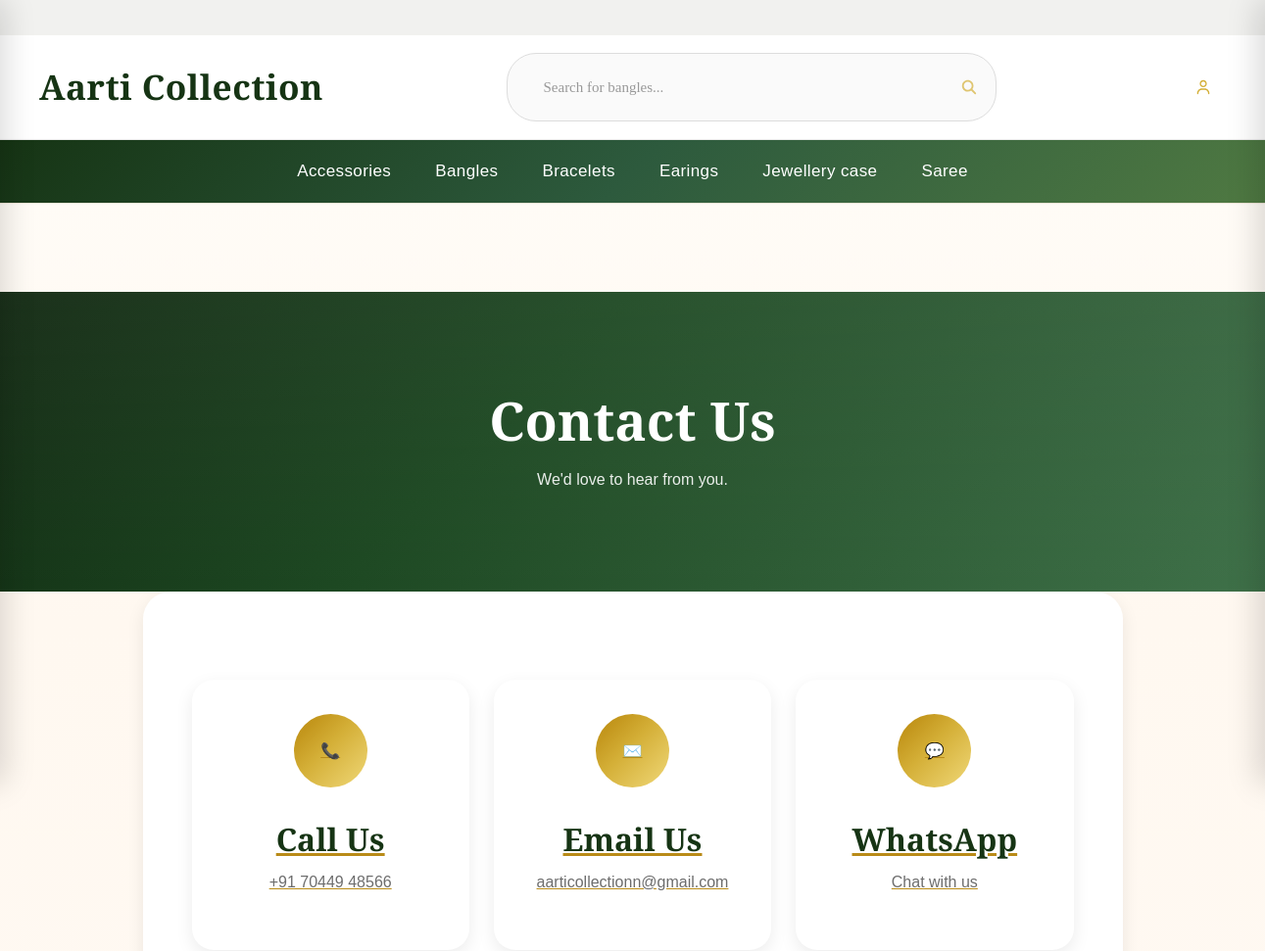
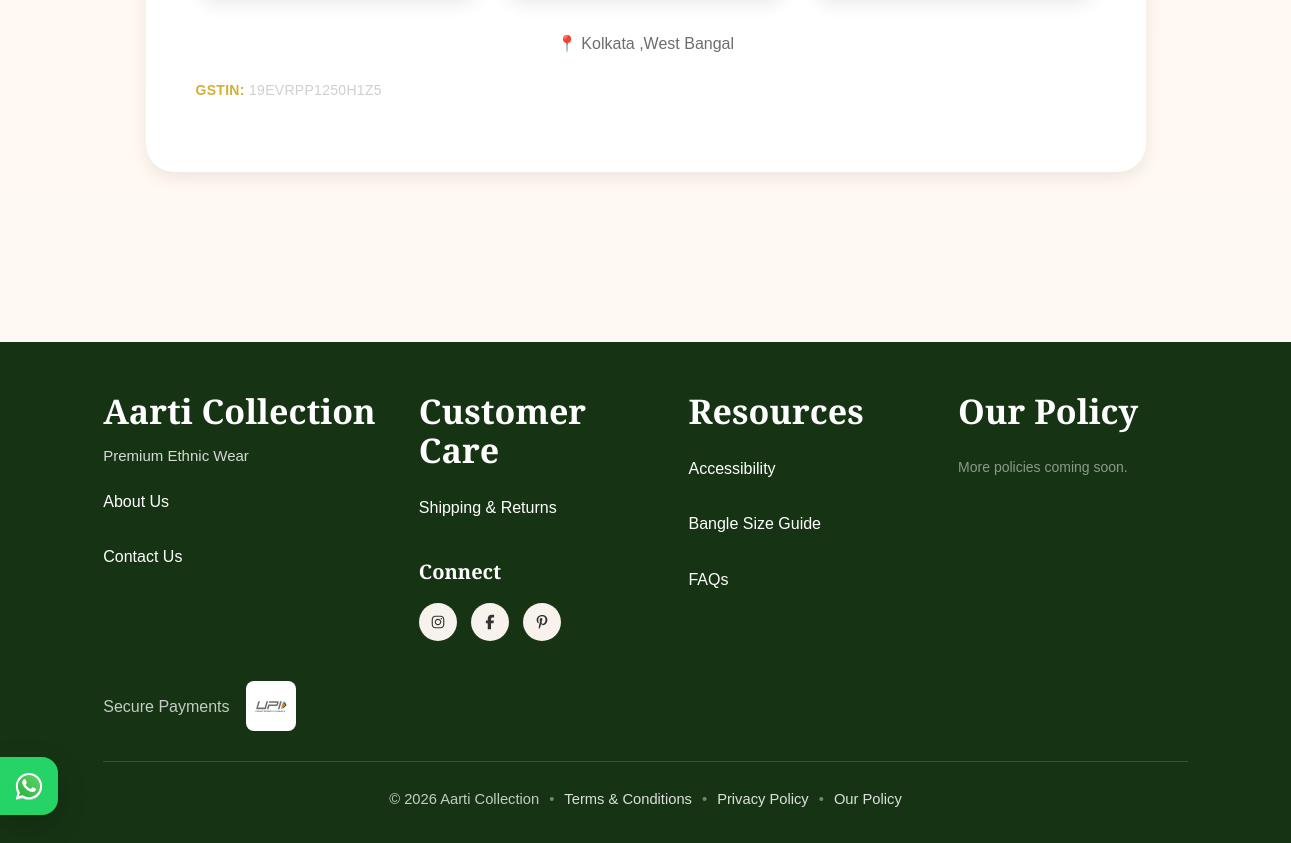
Page /contact/ on the committed database (2 pictures, top to bottom).
### store/models.py (models this page shows, shortened)
class SiteSettings(models.Model):
    brand_name = models.CharField(max_length=100)
    phone = models.CharField(max_length=20)
    email = models.EmailField()
    instagram = models.URLField(blank=True)
    facebook = models.URLField(blank=True)
    pinterest = models.URLField(blank=True)
    logo = models.ImageField(upload_to="logo/", blank=True, null=True)
    whatsapp = models.CharField(
        max_length=20,
        blank=True
    )
    address = models.TextField(
        blank=True
    )
    upi_id = models.CharField(
        max_length=100,
        blank=True
    )
    gst_number = models.CharField(
        max_length=20,
        blank=True,
        verbose_name="GST Number"
    )
    qr_code = models.ImageField(
        upload_to="payment/",
        blank=True,
        null=True
    )
    gift_section_video = models.FileField(
        upload_to="homepage/",
        blank=True,
        null=True,
        validators=[
            FileExtensionValidator(
                allowed_extensions=["mp4"]
            )
        ],
        help_text="Homepage Gift Section promotional video."
    )
    gift_section_image = models.ImageField(
        upload_to="gift_section/",
        blank=True,
        null=True
    )
    gift_wrapper_image = models.ImageField(
        upload_to="gift_section/",
        blank=True,
        null=True,
        help_text="Decorative gift-wrap/ribbon accent image shown over the main gift banner."
    )
    gift_background_image = models.ImageField(
        upload_to="gift_section/",
        blank=True,
        null=True,
        help_text="Background texture/pattern behind the whole gift section."
    )
    footer_text = models.CharField(
        max_length=255,
        blank=True
    )
    class Meta:
        verbose_name = "Site Settings"
        verbose_name_plural = "Site Settings"

class Category(models.Model):
    name = models.CharField(max_length=100)
    slug = models.SlugField(unique=True)
    description = models.TextField(blank=True)
    image = models.ImageField(upload_to="categories/")
    show_on_home = models.BooleanField(
        default=True,
        help_text="Show this category in the homepage 'Shop by Category' section."
    )
    home_sort_order = models.PositiveIntegerField(
        default=0,
        help_text="Lower numbers appear first in the homepage section."
    )
    class Meta:
        ordering = ["home_sort_order", "name"]

### store/views.py (the view)
def contact(request):
    page = PolicyPage.objects.filter(slug="contact-information").first()
    return render(
        request,
        "store/contact.html",
        {"page": page},
    )

### store/context_processors.py (called while the page is built, shortened)
def site_settings(request):
    settings = SiteSettings.objects.first()
    return {
        "site_settings": settings,
        "categories": Category.objects.all(),
        "footer_policies": PolicyPage.objects.filter(
            show_in_policy_footer=True
        ).order_by("footer_order", "title"),
    }

def global_data(request):
    wishlist_items = Wishlist.objects.none()
    wishlist_product_ids = []
    cart_items = Cart.objects.none()
    cart_count = 0
    total = 0
    return {
        "wishlist_items": wishlist_items,
        "wishlist_product_ids": wishlist_product_ids,
        "wishlist_count": len(wishlist_product_ids),
        "cart_items": cart_items,
        "cart_count": cart_count,
        "total": total,
    }

### store/templates/store/contact.html (shortened to what this page needs)
{% extends "store/base.html" %}
{% load static %}
{% block content %}
<section class="policy-page">
    <div class="policy-header">
        <div class="container">
            <h1>{{ page.title|default:"Contact Us" }}</h1>
            <p>{{ page.subtitle|default:"We'd love to hear from you." }}</p>
        </div>
    </div>
    <div class="policy-wrapper">
        <div class="policy-card">
            <div class="contact-card">
                {% if site_settings.phone %}
                <a href="tel:{{ site_settings.phone }}" class="contact-item">
                    <div class="contact-icon">📞</div>
                    <h3>Call Us</h3>
                    <p>{{ site_settings.phone }}</p>
                </a>
                {% endif %}
                {% if site_settings.email %}
                <a href="mailto:{{ site_settings.email }}" class="contact-item">
                    <div class="contact-icon">✉️</div>
                    <h3>Email Us</h3>
                    <p>{{ site_settings.email }}</p>
                </a>
                {% endif %}
                {% if site_settings.whatsapp %}
                <a href="https://wa.me/{{ site_settings.whatsapp }}" target="_blank" class="contact-item">
                    <div class="contact-icon">💬</div>
                    <h3>WhatsApp</h3>
                    <p>Chat with us</p>
                </a>
                {% endif %}
            </div>
            {% if site_settings.address %}
            <p class="contact-address">📍 {{ site_settings.address }}</p>
            {% endif %}
            {% if site_settings.gst_number %}
            <p class="footer-gst">
                <strong>GSTIN:</strong> {{ site_settings.gst_number }}
            </p>
            {% endif %}
        </div>
    </div>
</section>
{% endblock %}

### store/templates/store/base.html (shortened to what this page needs)
{% load static %}
{% load cart_filters %}
<!DOCTYPE html>
<html lang="en">
<head>
    <link rel="stylesheet" href="{% static 'store/css/bundle.min.css' %}">
</head>
<body>
<div class="page-wrapper">
    {% include "store/includes/header.html" %}
    <main>
        {% block content %}
        {% endblock %}
    </main>
    {% include "store/includes/footer.html" %}
</div>
</body>
</html>

### store/templates/store/includes/header.html (shortened to what this page needs)
{% load static %}
<header class="site-header">
    <div class="top-header">
        <div class="top-header-marquee">
        </div>
    </div>
    <div class="sticky-header{% if request.resolver_match.url_name == 'home' %} transparent-nav{% endif %}">
        <div class="middle-header">
            <div class="logo">
                <a href="{% url 'home' %}" aria-label="Home">
                    {% if site_settings.logo %}
                    <img
                        src="{{ site_settings.logo.url }}"
                        alt="{{ site_settings.brand_name }}">
                    {% else %}
                    <h1>{{ site_settings.brand_name }}</h1>
                    {% endif %}
                </a>
            </div>
            <form
                class="search-box"
                id="desktopSearchForm"
                action="{% url 'search_products' %}"
                method="GET">
                <input
                    class="search-input search-input-animated"
                    type="search"
                    name="q"
                    value="{{ request.GET.q }}"
                    placeholder="Search for products..."
                    autocomplete="off">
                <button
                    type="submit"
                    aria-label="Search">
                    <img
                        src="{% static 'store/icons/search.svg' %}"
                        alt="Search">
                </button>
            </form>
            <div class="header-icons">
                {% if user.is_authenticated %}
                <a
                    href="{% url 'profile' %}"
                    aria-label="Profile">
                    <img
                        src="{% static 'store/icons/user.svg' %}"
                        alt="Profile">
                </a>
                <a
                    href="{% url 'wishlist' %}"
                    id="wishlistBtn"
                    aria-label="Wishlist">
                    <img
                        src="{% static 'store/icons/wishlist.svg' %}"
                        alt="Wishlist">
                    {% if wishlist_count %}
                    <span class="wishlist-count">
                        {{ wishlist_count }}
                    </span>
                    {% endif %}
                </a>
                <a
                    href="#"
                    id="cartToggle"
                    aria-label="Shopping Cart">
                    <img
                        src="{% static 'store/icons/cart.svg' %}"
                        alt="Cart">
                    {% if cart_count %}
                    <span class="cart-count">
                        {{ cart_count }}
                    </span>
                    {% endif %}
                </a>
                {% else %}
                <a
                    href="{% url 'login' %}"
                    aria-label="Login">
                    <img
                        src="{% static 'store/icons/user.svg' %}"
                        alt="Login">
                </a>
                {% endif %}
            </div>
        </div>
        {% include "store/includes/navbar.html" %}
    </div>
</header>

### store/templates/store/includes/navbar.html (shortened to what this page needs)
{% load static %}
<nav class="main-navbar">
    <ul class="desktop-menu">
        {% for category in categories %}
        <li class="nav-item">
            <a
                href="{% url 'category_products' category.slug %}"
                class="nav-link">
                {{ category.name }}
            </a>
        </li>
        {% endfor %}
    </ul>
</nav>

### store/templates/store/includes/mobilemenu.html (shortened to what this page needs)
{% load static %}

### store/templates/store/includes/cart_drawer_body.html (shortened to what this page needs)
{% load static %}

### store/templates/store/includes/footer.html
{% load static %}
<footer class="footer">
    <div class="footer-container">
        <div class="footer-column footer-column-brand">
            <h3 class="footer-heading">
                {{ site_settings.brand_name|default:"Aarti Collection" }}
            </h3>
            <p class="footer-tagline">
                {{ site_settings.footer_text|default:"Premium Ethnic Wear" }}
            </p>
            <ul class="footer-links">
                <li>
                    <a href="{% url 'about' %}">
                        About Us
                    </a>
                </li>
                <li>
                    <a href="{% url 'contact' %}">
                        Contact Us
                    </a>
                </li>
            </ul>
        </div>
        <div class="footer-column">
            <h3 class="footer-heading">Customer Care</h3>
            <ul class="footer-links">
                <li>
                    <a href="{% url 'shipping_returns' %}">
                        Shipping &amp; Returns
                    </a>
                </li>
            </ul>
            <h4 class="footer-subheading">Connect</h4>
            <div class="footer-social">
                {% if site_settings.instagram %}
                <a
                    href="{{ site_settings.instagram }}"
                    target="_blank"
                    rel="noopener noreferrer">
                    <img src="{% static 'store/icons/instagram.svg' %}" alt="Instagram">
                </a>
                {% endif %}
                {% if site_settings.facebook %}
                <a
                    href="{{ site_settings.facebook }}"
                    target="_blank"
                    rel="noopener noreferrer">
                    <img src="{% static 'store/icons/facebook.svg' %}" alt="Facebook">
                </a>
                {% endif %}
                {% if site_settings.pinterest %}
                <a
                    href="{{ site_settings.pinterest }}"
                    target="_blank"
                    rel="noopener noreferrer">
                    <img src="{% static 'store/icons/pinterest.svg' %}" alt="Pinterest">
                </a>
                {% endif %}
            </div>
        </div>
        <div class="footer-column">
            <h3 class="footer-heading">Resources</h3>
            <ul class="footer-links">
                <li>
                    <a href="{% url 'accessibility' %}">
                        Accessibility
                    </a>
                </li>
                <li>
                    <a href="{% url 'bangle_size_guide' %}">
                        Bangle Size Guide
                    </a>
                </li>
                <li>
                    <a href="{% url 'faq' %}">
                        FAQs
                    </a>
                </li>
            </ul>
        </div>
        <div class="footer-column">
            <h3 class="footer-heading">Our Policy</h3>
            <ul class="footer-links">
                {% for page in footer_policies %}
                <li>
                    <a href="{% url 'policy_page' page.slug %}">
                        {{ page.title }}
                    </a>
                </li>
                {% empty %}
                <li class="footer-links-empty">
                    More policies coming soon.
                </li>
                {% endfor %}
            </ul>
        </div>
    </div>
    <div class="payment-icons footer-payments-row">
        <span>Secure Payments</span>
        <img src="{% static 'store/icons/upi.svg' %}" alt="UPI">
    </div>
    <div class="footer-bottom">
        <p class="footer-bottom-line">
            <span>© {% now "Y" %} {{ site_settings.brand_name|default:"Aarti Collection" }}</span>
            <span class="footer-bottom-dot">•</span>
            <a href="{% url 'terms_conditions' %}">Terms &amp; Conditions</a>
            <span class="footer-bottom-dot">•</span>
            <a href="{% url 'privacy' %}">Privacy Policy</a>
            <span class="footer-bottom-dot">•</span>
            <a href="{% url 'policy_index' %}">Our Policy</a>
        </p>
    </div>
</footer>
{% if site_settings.phone %}
<a
    href="https://wa.me/{{ site_settings.phone }}"
    class="floating-whatsapp"
    target="_blank"
    rel="noopener noreferrer"
    aria-label="Chat on WhatsApp">
    <img
        src="{% static 'store/icons/whatsapp.svg' %}"
        alt="WhatsApp">
</a>
{% endif %}

### rows in the picture
SiteSettings: brand_name "Aarti Collection", phone "+91 70449 48566", email "aarticollectionn@gmail.com", address "Kolkata ,West Bangal", gst_number "19EVRPP1250H1Z5", footer_text "Premium Ethnic Wear"
Category: name "Accessories"
Category: name "Bangles"
Category: name "Bracelets"
Category: name "Earings"
Category: name "Jewellery case"
Category: name "Saree"

### other values in the picture
{{ page.title|default:"Contact Us" }} "Contact Us"
{{ page.subtitle|default:"We'd love to hear from you." }} "We'd love to hear from you."
